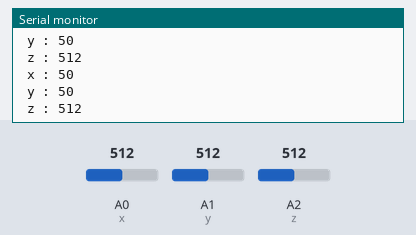
Bench run of a sketch on a simulated Arduino Uno, built with avr-gcc and run on an emulated ATmega328P. Parts: the last lines printed to the serial monitor. The test bench sets the inputs (shaded band); at power-on: A0 (x) = 512, A1 (y) = 512, A2 (z) = 512.

Above: at 1.8 s.
1.9 s: A0 (x) set to 716
At 2.8 s:
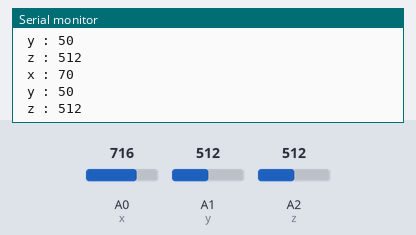
3.4 s: A1 (y) set to 716
At 4.7 s:
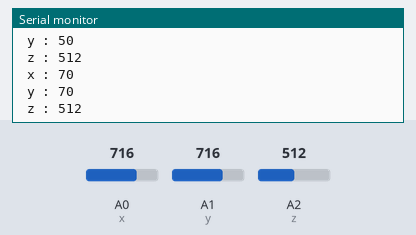
4.9 s: A2 (z) set to 716
At 5.8 s:
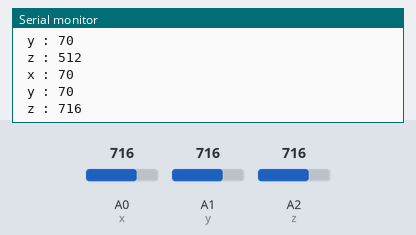
6.4 s: A0 (x) set to 900
At 7.5 s:
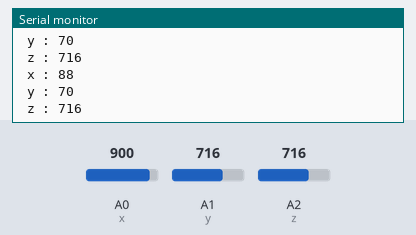
7.9 s: A1 (y) set to 900
At 8.8 s:
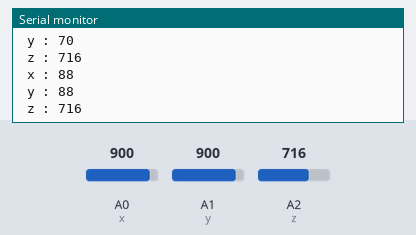
9.4 s: A2 (z) set to 900
At 10.8 s:
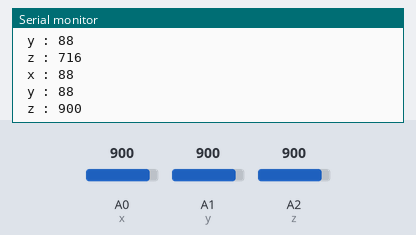
Timing chart, 0 to 11.9 s (numbered marks = the images above; inputs shaded):
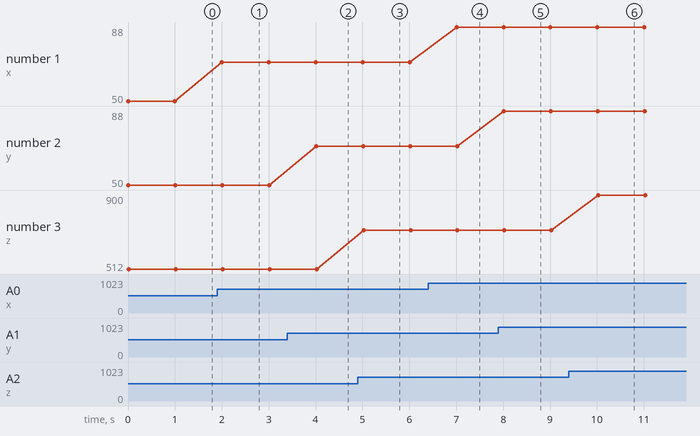

The sketch:

joy_stick.ino
```cpp
int x=A0;
int y=A1;
int z=2;

void setup() {
  // put your setup code here, to run once:
  pinMode(x,INPUT);
  pinMode(y,INPUT);
  Serial.begin(9600);

}

void loop() {
  // put your main code here, to run repeatedly:
  Serial.print(" x : ");
 Serial.println( map(analogRead(x),0,1023,1,100) );
  Serial.print(" y : ");
 Serial.println(  map(analogRead(y),0,1023,1,100) );
  Serial.print(" z : ");
 Serial.println(analogRead(z));

 delay(1000);

}
```

Measured:
- after the input at 1.9 s, the serial monitor: prints a new line after 0.10 s (image 1)
- after the input at 3.4 s, the serial monitor: prints a new line after 0.61 s (image 2)
- after the input at 4.9 s, the serial monitor: prints a new line after 0.12 s (image 3)
- after the input at 6.4 s, the serial monitor: prints a new line after 0.61 s (image 4)
- after the input at 7.9 s, the serial monitor: prints a new line after 0.12 s (image 5)
- after the input at 9.4 s, the serial monitor: prints a new line after 0.63 s (image 6)
- plotted number 1: 50 → 70 after the input at 1.9 s, 70 → 88 after the input at 6.4 s
- plotted number 3: 512 → 716 after the input at 4.9 s, 716 → 900 after the input at 9.4 s
